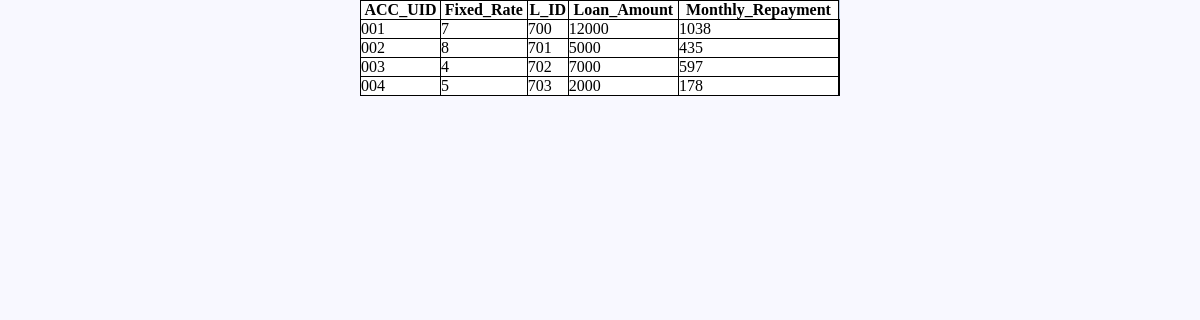
/loanaccount.php, run on the app's committed database.
### tables this page shows
CREATE TABLE `loanaccount` (
  `ACC_UID` varchar(10) NOT NULL,
  `Fixed_Rate` float DEFAULT NULL,
  `L_ID` varchar(10) NOT NULL,
  `Loan_Amount` int(11) DEFAULT NULL,
  `Monthly_Repayment` float DEFAULT NULL
);

### loanaccount.php (the view, shortened to what this page needs)
<html>
<head>
    <link rel="stylesheet" type="text/css" href="style.css" />
</head>
<body>
    <table class="center">
        <tr>
            <th>ACC_UID</th>
            <th>Fixed_Rate</th>
            <th>L_ID</th>
            <th>Loan_Amount</th>
            <th>Monthly_Repayment</th>
        </tr>
        <?php
        $conn = mysqli_connect("localhost","root","","bankproject");
        $sql = "SELECT * from loanaccount";
        $result = $conn->query($sql);
        if($result->num_rows > 0){
            while($row = $result-> fetch_assoc()){
                echo"<tr><td>" . $row["ACC_UID"] . "</td><td>" . $row["Fixed_Rate"] . "</td><td>" . $row["L_ID"] . "</td><td>" . $row["Loan_Amount"] . "</td><td>" . $row["Monthly_Repayment"]
                . "</td><td>";
            }
        }
        else{
            echo"No Results";
        }
        ?>
    </table>
</body>
</html>

### style.css (style rules this page uses)
* { margin: 0px; padding: 0px; }
body { font-size: 120%; background: #F8F8FF; }

### loanaccount.php (style rules this page uses)
table, th, td { border: 1px solid black; border-collapse: collapse; }
.center { width:40%; margin-left:15%; margin-right:15%; margin: 0px auto; padding: 20px; border: 1px solid #B0C4DE; background: white; border-radius: 0px 0px 10px 10px; }

### data on the page
loanaccount: ACC_UID "001", Fixed_Rate "7", L_ID "700", Loan_Amount "12000", Monthly_Repayment "1038"
loanaccount: ACC_UID "002", Fixed_Rate "8", L_ID "701", Loan_Amount "5000", Monthly_Repayment "435"
loanaccount: ACC_UID "003", Fixed_Rate "4", L_ID "702", Loan_Amount "7000", Monthly_Repayment "597"
loanaccount: ACC_UID "004", Fixed_Rate "5", L_ID "703", Loan_Amount "2000", Monthly_Repayment "178"
